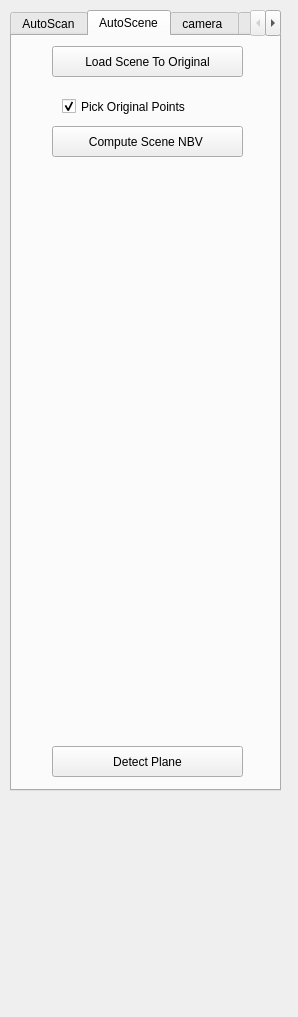
<?xml version="1.0" encoding="UTF-8"?>
<ui version="4.0">
 <class>camera_paras</class>
 <widget class="QWidget" name="camera_paras">
  <property name="geometry">
   <rect>
    <x>0</x>
    <y>0</y>
    <width>298</width>
    <height>1017</height>
   </rect>
  </property>
  <property name="windowTitle">
   <string>camera paras</string>
  </property>
  <widget class="QTabWidget" name="tabWidget">
   <property name="enabled">
    <bool>true</bool>
   </property>
   <property name="geometry">
    <rect>
     <x>10</x>
     <y>10</y>
     <width>271</width>
     <height>781</height>
    </rect>
   </property>
   <property name="currentIndex">
    <number>1</number>
   </property>
   <widget class="QWidget" name="tab_3">
    <attribute name="title">
     <string>AutoScan</string>
    </attribute>
    <widget class="QPushButton" name="step3_run_NBV">
     <property name="geometry">
      <rect>
       <x>20</x>
       <y>330</y>
       <width>221</width>
       <height>31</height>
      </rect>
     </property>
     <property name="text">
      <string>Step3: Compute NBV</string>
     </property>
    </widget>
    <widget class="QPushButton" name="step4_run_New_Scan">
     <property name="geometry">
      <rect>
       <x>20</x>
       <y>370</y>
       <width>221</width>
       <height>31</height>
      </rect>
     </property>
     <property name="text">
      <string>Step4: Run New Scan</string>
     </property>
    </widget>
    <widget class="QPushButton" name="pushButton_setup_initial_scans">
     <property name="geometry">
      <rect>
       <x>20</x>
       <y>250</y>
       <width>221</width>
       <height>31</height>
      </rect>
     </property>
     <property name="text">
      <string>Step1: Inital Scans</string>
     </property>
    </widget>
    <widget class="QPushButton" name="step2_run_Poisson_Confidence_original">
     <property name="geometry">
      <rect>
       <x>20</x>
       <y>290</y>
       <width>221</width>
       <height>31</height>
      </rect>
     </property>
     <property name="text">
      <string>Step2: Poisson-Confidence</string>
     </property>
    </widget>
    <widget class="Line" name="line_5">
     <property name="geometry">
      <rect>
       <x>10</x>
       <y>160</y>
       <width>231</width>
       <height>16</height>
      </rect>
     </property>
     <property name="orientation">
      <enum>Qt::Horizontal</enum>
     </property>
    </widget>
    <widget class="QLabel" name="label_3">
     <property name="geometry">
      <rect>
       <x>120</x>
       <y>180</y>
       <width>111</width>
       <height>20</height>
      </rect>
     </property>
     <property name="font">
      <font>
       <weight>75</weight>
       <bold>true</bold>
       <underline>false</underline>
       <strikeout>false</strikeout>
      </font>
     </property>
     <property name="text">
      <string>Virtual Scaning</string>
     </property>
     <property name="alignment">
      <set>Qt::AlignRight|Qt::AlignTrailing|Qt::AlignVCenter</set>
     </property>
    </widget>
    <widget class="QLabel" name="label_19">
     <property name="geometry">
      <rect>
       <x>-30</x>
       <y>10</y>
       <width>281</width>
       <height>16</height>
      </rect>
     </property>
     <property name="font">
      <font>
       <weight>75</weight>
       <bold>true</bold>
      </font>
     </property>
     <property name="text">
      <string>             Compute NBV For Real Scan</string>
     </property>
    </widget>
    <widget class="QPushButton" name="pushButton_load_to_model">
     <property name="geometry">
      <rect>
       <x>22</x>
       <y>211</y>
       <width>221</width>
       <height>31</height>
      </rect>
     </property>
     <property name="text">
      <string>Load Model (*.ply)</string>
     </property>
    </widget>
    <widget class="QPushButton" name="pushButton_load_to_mesh">
     <property name="geometry">
      <rect>
       <x>23</x>
       <y>32</y>
       <width>221</width>
       <height>31</height>
      </rect>
     </property>
     <property name="text">
      <string>Load Point Cloud Data (*.ply)</string>
     </property>
    </widget>
    <widget class="QPushButton" name="step2_run_Poisson_Confidence_original_2">
     <property name="geometry">
      <rect>
       <x>23</x>
       <y>72</y>
       <width>221</width>
       <height>31</height>
      </rect>
     </property>
     <property name="text">
      <string>Step1: Poisson-Confidence(Original)</string>
     </property>
    </widget>
    <widget class="QPushButton" name="step3_run_NBV_2">
     <property name="geometry">
      <rect>
       <x>23</x>
       <y>112</y>
       <width>221</width>
       <height>31</height>
      </rect>
     </property>
     <property name="text">
      <string>Step2: Compute NBV</string>
     </property>
    </widget>
    <widget class="QPushButton" name="pushButton_load_sdf_voxels">
     <property name="geometry">
      <rect>
       <x>20</x>
       <y>460</y>
       <width>221</width>
       <height>31</height>
      </rect>
     </property>
     <property name="text">
      <string>Load SDF Voxel</string>
     </property>
    </widget>
    <widget class="Line" name="line_6">
     <property name="geometry">
      <rect>
       <x>10</x>
       <y>430</y>
       <width>231</width>
       <height>16</height>
      </rect>
     </property>
     <property name="orientation">
      <enum>Qt::Horizontal</enum>
     </property>
    </widget>
    <widget class="QPushButton" name="pushButton_run_sdf_slice">
     <property name="geometry">
      <rect>
       <x>20</x>
       <y>570</y>
       <width>221</width>
       <height>31</height>
      </rect>
     </property>
     <property name="text">
      <string>SDF Slice</string>
     </property>
    </widget>
    <widget class="QCheckBox" name="checkBox_show_sdf_slice_X">
     <property name="geometry">
      <rect>
       <x>20</x>
       <y>530</y>
       <width>71</width>
       <height>16</height>
      </rect>
     </property>
     <property name="text">
      <string>Show X</string>
     </property>
    </widget>
    <widget class="QCheckBox" name="checkBox_show_sdf_slice_Y">
     <property name="geometry">
      <rect>
       <x>100</x>
       <y>530</y>
       <width>71</width>
       <height>16</height>
      </rect>
     </property>
     <property name="text">
      <string>Show Y</string>
     </property>
    </widget>
    <widget class="QCheckBox" name="checkBox_show_sdf_slice_Z">
     <property name="geometry">
      <rect>
       <x>190</x>
       <y>530</y>
       <width>71</width>
       <height>16</height>
      </rect>
     </property>
     <property name="text">
      <string>Show Z</string>
     </property>
    </widget>
   </widget>
   <widget class="QWidget" name="tab_4">
    <attribute name="title">
     <string>AutoScene</string>
    </attribute>
    <widget class="QPushButton" name="pushButton_detect_plane">
     <property name="geometry">
      <rect>
       <x>40</x>
       <y>710</y>
       <width>191</width>
       <height>31</height>
      </rect>
     </property>
     <property name="text">
      <string>Detect Plane</string>
     </property>
    </widget>
    <widget class="QPushButton" name="pushButton_load_scene">
     <property name="geometry">
      <rect>
       <x>40</x>
       <y>10</y>
       <width>191</width>
       <height>31</height>
      </rect>
     </property>
     <property name="text">
      <string>Load Scene To Original</string>
     </property>
    </widget>
    <widget class="QPushButton" name="pushButton_compute_scene_nbv">
     <property name="geometry">
      <rect>
       <x>40</x>
       <y>90</y>
       <width>191</width>
       <height>31</height>
      </rect>
     </property>
     <property name="text">
      <string>Compute Scene NBV </string>
     </property>
    </widget>
    <widget class="QCheckBox" name="checkBox_pick_original">
     <property name="geometry">
      <rect>
       <x>50</x>
       <y>60</y>
       <width>181</width>
       <height>21</height>
      </rect>
     </property>
     <property name="text">
      <string>Pick Original Points</string>
     </property>
     <property name="checked">
      <bool>true</bool>
     </property>
    </widget>
   </widget>
   <widget class="QWidget" name="tab">
    <attribute name="title">
     <string>camera </string>
    </attribute>
    <widget class="QPushButton" name="pushButton_compute_nbv">
     <property name="geometry">
      <rect>
       <x>28</x>
       <y>170</y>
       <width>201</width>
       <height>31</height>
      </rect>
     </property>
     <property name="text">
      <string>Compute Next Best View </string>
     </property>
    </widget>
    <widget class="QLabel" name="label_5">
     <property name="geometry">
      <rect>
       <x>10</x>
       <y>450</y>
       <width>211</width>
       <height>21</height>
      </rect>
     </property>
     <property name="text">
      <string>Merge scan results with Init-scan:</string>
     </property>
    </widget>
    <widget class="Line" name="line_2">
     <property name="geometry">
      <rect>
       <x>-22</x>
       <y>150</y>
       <width>311</width>
       <height>20</height>
      </rect>
     </property>
     <property name="orientation">
      <enum>Qt::Horizontal</enum>
     </property>
    </widget>
    <widget class="QCheckBox" name="checkBox_show_init_cameras">
     <property name="geometry">
      <rect>
       <x>120</x>
       <y>110</y>
       <width>91</width>
       <height>21</height>
      </rect>
     </property>
     <property name="text">
      <string>show cameras</string>
     </property>
    </widget>
    <widget class="QTableView" name="tableView_scan_results">
     <property name="geometry">
      <rect>
       <x>10</x>
       <y>469</y>
       <width>231</width>
       <height>191</height>
      </rect>
     </property>
    </widget>
    <widget class="QPushButton" name="pushButton_reset">
     <property name="geometry">
      <rect>
       <x>176</x>
       <y>708</y>
       <width>71</width>
       <height>31</height>
      </rect>
     </property>
     <property name="text">
      <string>Reset</string>
     </property>
    </widget>
    <widget class="QPushButton" name="pushButton_scan">
     <property name="geometry">
      <rect>
       <x>20</x>
       <y>400</y>
       <width>101</width>
       <height>31</height>
      </rect>
     </property>
     <property name="text">
      <string>Scan</string>
     </property>
    </widget>
    <widget class="QLabel" name="label_4">
     <property name="geometry">
      <rect>
       <x>18</x>
       <y>200</y>
       <width>211</width>
       <height>21</height>
      </rect>
     </property>
     <property name="text">
      <string>Choose scan candidates:</string>
     </property>
    </widget>
    <widget class="QPushButton" name="pushButton_merge_with_original">
     <property name="geometry">
      <rect>
       <x>6</x>
       <y>708</y>
       <width>131</width>
       <height>31</height>
      </rect>
     </property>
     <property name="text">
      <string>Merge With Original</string>
     </property>
    </widget>
    <widget class="QGroupBox" name="groupBox">
     <property name="geometry">
      <rect>
       <x>0</x>
       <y>10</y>
       <width>241</width>
       <height>101</height>
      </rect>
     </property>
     <property name="title">
      <string>Camera Parameters</string>
     </property>
     <widget class="QLabel" name="label_6">
      <property name="geometry">
       <rect>
        <x>20</x>
        <y>74</y>
        <width>111</width>
        <height>16</height>
       </rect>
      </property>
      <property name="text">
       <string>Distance To model:</string>
      </property>
     </widget>
     <widget class="QDoubleSpinBox" name="dist_to_model">
      <property name="geometry">
       <rect>
        <x>149</x>
        <y>73</y>
        <width>62</width>
        <height>22</height>
       </rect>
      </property>
      <property name="decimals">
       <number>10</number>
      </property>
      <property name="maximum">
       <double>100.000000000000000</double>
      </property>
      <property name="singleStep">
       <double>0.500000000000000</double>
      </property>
      <property name="value">
       <double>35.500000000000000</double>
      </property>
     </widget>
     <widget class="QDoubleSpinBox" name="horizon_dist">
      <property name="geometry">
       <rect>
        <x>150</x>
        <y>18</y>
        <width>62</width>
        <height>22</height>
       </rect>
      </property>
      <property name="decimals">
       <number>10</number>
      </property>
      <property name="maximum">
       <double>100.000000000000000</double>
      </property>
      <property name="singleStep">
       <double>1.000000000000000</double>
      </property>
      <property name="value">
       <double>14.000000000000000</double>
      </property>
     </widget>
     <widget class="QLabel" name="label_2">
      <property name="geometry">
       <rect>
        <x>20</x>
        <y>44</y>
        <width>111</width>
        <height>16</height>
       </rect>
      </property>
      <property name="text">
       <string>Vertical Range :</string>
      </property>
     </widget>
     <widget class="QLabel" name="label">
      <property name="geometry">
       <rect>
        <x>20</x>
        <y>20</y>
        <width>111</width>
        <height>16</height>
       </rect>
      </property>
      <property name="text">
       <string>Horizontal Range :</string>
      </property>
     </widget>
     <widget class="QDoubleSpinBox" name="vertical_dist">
      <property name="geometry">
       <rect>
        <x>150</x>
        <y>44</y>
        <width>62</width>
        <height>22</height>
       </rect>
      </property>
      <property name="decimals">
       <number>10</number>
      </property>
      <property name="maximum">
       <double>100.000000000000000</double>
      </property>
      <property name="singleStep">
       <double>1.000000000000000</double>
      </property>
      <property name="value">
       <double>18.000000000000000</double>
      </property>
     </widget>
    </widget>
    <widget class="QPushButton" name="pushButton_initial_scan">
     <property name="geometry">
      <rect>
       <x>0</x>
       <y>120</y>
       <width>101</width>
       <height>31</height>
      </rect>
     </property>
     <property name="text">
      <string>Initial Scan</string>
     </property>
    </widget>
    <widget class="Line" name="line">
     <property name="geometry">
      <rect>
       <x>10</x>
       <y>440</y>
       <width>241</width>
       <height>20</height>
      </rect>
     </property>
     <property name="orientation">
      <enum>Qt::Horizontal</enum>
     </property>
    </widget>
    <widget class="QTableView" name="tableView_scan_candidates">
     <property name="geometry">
      <rect>
       <x>10</x>
       <y>220</y>
       <width>231</width>
       <height>171</height>
      </rect>
     </property>
    </widget>
    <widget class="Line" name="line_4">
     <property name="geometry">
      <rect>
       <x>16</x>
       <y>739</y>
       <width>231</width>
       <height>16</height>
      </rect>
     </property>
     <property name="orientation">
      <enum>Qt::Horizontal</enum>
     </property>
    </widget>
    <widget class="QDoubleSpinBox" name="doubleSpinBox_merge_confidence_threshold">
     <property name="geometry">
      <rect>
       <x>170</x>
       <y>680</y>
       <width>62</width>
       <height>22</height>
      </rect>
     </property>
     <property name="decimals">
      <number>10</number>
     </property>
     <property name="maximum">
      <double>1.000000000000000</double>
     </property>
     <property name="singleStep">
      <double>0.050000000000000</double>
     </property>
     <property name="value">
      <double>0.900000000000000</double>
     </property>
    </widget>
    <widget class="QLabel" name="label_15">
     <property name="geometry">
      <rect>
       <x>30</x>
       <y>680</y>
       <width>111</width>
       <height>16</height>
      </rect>
     </property>
     <property name="text">
      <string>merge threshold:</string>
     </property>
    </widget>
    <widget class="QPushButton" name="pushButton_show_candidate_index">
     <property name="geometry">
      <rect>
       <x>140</x>
       <y>400</y>
       <width>101</width>
       <height>31</height>
      </rect>
     </property>
     <property name="text">
      <string>Show Index</string>
     </property>
    </widget>
    <widget class="QCheckBox" name="checkBox_show_camera_border">
     <property name="geometry">
      <rect>
       <x>120</x>
       <y>140</y>
       <width>181</width>
       <height>21</height>
      </rect>
     </property>
     <property name="text">
      <string>show camera border</string>
     </property>
    </widget>
   </widget>
   <widget class="QWidget" name="tab_2">
    <attribute name="title">
     <string>NBV</string>
    </attribute>
    <widget class="QGroupBox" name="groupBox_2">
     <property name="geometry">
      <rect>
       <x>10</x>
       <y>150</y>
       <width>221</width>
       <height>171</height>
      </rect>
     </property>
     <property name="title">
      <string>preprocess</string>
     </property>
     <widget class="QPushButton" name="pushButton_build_grid">
      <property name="geometry">
       <rect>
        <x>28</x>
        <y>20</y>
        <width>181</width>
        <height>31</height>
       </rect>
      </property>
      <property name="text">
       <string>Build Grid</string>
      </property>
     </widget>
     <widget class="QPushButton" name="pushButton_propagate">
      <property name="geometry">
       <rect>
        <x>28</x>
        <y>90</y>
        <width>181</width>
        <height>31</height>
       </rect>
      </property>
      <property name="text">
       <string>propagate all</string>
      </property>
     </widget>
     <widget class="QPushButton" name="pushButton_propagate_one">
      <property name="geometry">
       <rect>
        <x>30</x>
        <y>130</y>
        <width>111</width>
        <height>31</height>
       </rect>
      </property>
      <property name="text">
       <string>propagate one</string>
      </property>
     </widget>
     <widget class="QPushButton" name="pushButton_grid_segment">
      <property name="geometry">
       <rect>
        <x>28</x>
        <y>55</y>
        <width>181</width>
        <height>31</height>
       </rect>
      </property>
      <property name="text">
       <string>Grid Segment</string>
      </property>
     </widget>
     <widget class="QDoubleSpinBox" name="propagate_one_point_index">
      <property name="geometry">
       <rect>
        <x>150</x>
        <y>134</y>
        <width>71</width>
        <height>22</height>
       </rect>
      </property>
      <property name="decimals">
       <number>2</number>
      </property>
      <property name="maximum">
       <double>10000000.000000000000000</double>
      </property>
      <property name="singleStep">
       <double>1.000000000000000</double>
      </property>
      <property name="value">
       <double>0.000000000000000</double>
      </property>
     </widget>
    </widget>
    <widget class="QDoubleSpinBox" name="view_grid_resolution">
     <property name="geometry">
      <rect>
       <x>180</x>
       <y>340</y>
       <width>62</width>
       <height>22</height>
      </rect>
     </property>
     <property name="decimals">
      <number>2</number>
     </property>
     <property name="maximum">
      <double>1000.000000000000000</double>
     </property>
     <property name="singleStep">
      <double>1.000000000000000</double>
     </property>
     <property name="value">
      <double>0.000000000000000</double>
     </property>
    </widget>
    <widget class="QLabel" name="label_7">
     <property name="geometry">
      <rect>
       <x>20</x>
       <y>340</y>
       <width>141</width>
       <height>16</height>
      </rect>
     </property>
     <property name="text">
      <string>View Grid resolution :</string>
     </property>
    </widget>
    <widget class="QCheckBox" name="use_other_inside_segment">
     <property name="geometry">
      <rect>
       <x>30</x>
       <y>430</y>
       <width>201</width>
       <height>16</height>
      </rect>
     </property>
     <property name="text">
      <string>use_other_inside_segment</string>
     </property>
    </widget>
    <widget class="QCheckBox" name="use_confidence_Separation">
     <property name="geometry">
      <rect>
       <x>28</x>
       <y>520</y>
       <width>201</width>
       <height>16</height>
      </rect>
     </property>
     <property name="text">
      <string>use_confidence_seperation</string>
     </property>
    </widget>
    <widget class="QDoubleSpinBox" name="max_ray_steps">
     <property name="geometry">
      <rect>
       <x>180</x>
       <y>370</y>
       <width>62</width>
       <height>22</height>
      </rect>
     </property>
     <property name="decimals">
      <number>2</number>
     </property>
     <property name="maximum">
      <double>1000.000000000000000</double>
     </property>
     <property name="singleStep">
      <double>1.000000000000000</double>
     </property>
     <property name="value">
      <double>0.000000000000000</double>
     </property>
    </widget>
    <widget class="QLabel" name="label_8">
     <property name="geometry">
      <rect>
       <x>20</x>
       <y>370</y>
       <width>131</width>
       <height>20</height>
      </rect>
     </property>
     <property name="text">
      <string>Max ray steps para :</string>
     </property>
    </widget>
    <widget class="QCheckBox" name="need_more_overlaps">
     <property name="geometry">
      <rect>
       <x>30</x>
       <y>460</y>
       <width>201</width>
       <height>16</height>
      </rect>
     </property>
     <property name="text">
      <string>Need More Overlaps</string>
     </property>
    </widget>
    <widget class="QCheckBox" name="use_max_propagation">
     <property name="geometry">
      <rect>
       <x>30</x>
       <y>490</y>
       <width>201</width>
       <height>16</height>
      </rect>
     </property>
     <property name="text">
      <string>use_max_propagation</string>
     </property>
    </widget>
    <widget class="QPushButton" name="extract_view_candidates">
     <property name="geometry">
      <rect>
       <x>40</x>
       <y>550</y>
       <width>181</width>
       <height>21</height>
      </rect>
     </property>
     <property name="text">
      <string>Extract View Candidates</string>
     </property>
    </widget>
    <widget class="QPushButton" name="cluster_view_candidates">
     <property name="geometry">
      <rect>
       <x>40</x>
       <y>640</y>
       <width>181</width>
       <height>21</height>
      </rect>
     </property>
     <property name="text">
      <string>Cluster View Candidates</string>
     </property>
    </widget>
    <widget class="QPushButton" name="pushButton_extract_views_into_bins">
     <property name="geometry">
      <rect>
       <x>40</x>
       <y>580</y>
       <width>181</width>
       <height>21</height>
      </rect>
     </property>
     <property name="text">
      <string>Extract Views Into Bins</string>
     </property>
    </widget>
    <widget class="QPushButton" name="update_view_directions">
     <property name="geometry">
      <rect>
       <x>40</x>
       <y>730</y>
       <width>181</width>
       <height>21</height>
      </rect>
     </property>
     <property name="text">
      <string>Update View Directions</string>
     </property>
    </widget>
    <widget class="QPushButton" name="pushButton_set_iso_bottom_confidence">
     <property name="geometry">
      <rect>
       <x>40</x>
       <y>700</y>
       <width>181</width>
       <height>21</height>
      </rect>
     </property>
     <property name="text">
      <string>Set Iso Bottom Confidence</string>
     </property>
    </widget>
    <widget class="QDoubleSpinBox" name="doubleSpinBox_bottom_delta">
     <property name="geometry">
      <rect>
       <x>150</x>
       <y>670</y>
       <width>62</width>
       <height>22</height>
      </rect>
     </property>
     <property name="maximum">
      <double>10.000000000000000</double>
     </property>
     <property name="singleStep">
      <double>0.200000000000000</double>
     </property>
    </widget>
    <widget class="QLabel" name="label_9">
     <property name="geometry">
      <rect>
       <x>44</x>
       <y>671</y>
       <width>101</width>
       <height>16</height>
      </rect>
     </property>
     <property name="text">
      <string>Bottom Delta:</string>
     </property>
    </widget>
    <widget class="QGroupBox" name="groupBox_3">
     <property name="geometry">
      <rect>
       <x>10</x>
       <y>10</y>
       <width>241</width>
       <height>131</height>
      </rect>
     </property>
     <property name="title">
      <string>Camera parameters</string>
     </property>
     <widget class="QLabel" name="label_11">
      <property name="geometry">
       <rect>
        <x>12</x>
        <y>21</y>
        <width>111</width>
        <height>16</height>
       </rect>
      </property>
      <property name="text">
       <string>far distance(cm) :</string>
      </property>
     </widget>
     <widget class="QDoubleSpinBox" name="doubleSpinBox_near_distance">
      <property name="geometry">
       <rect>
        <x>175</x>
        <y>45</y>
        <width>62</width>
        <height>22</height>
       </rect>
      </property>
      <property name="value">
       <double>17.000000000000000</double>
      </property>
     </widget>
     <widget class="QDoubleSpinBox" name="doubleSpinBox_far_distance">
      <property name="geometry">
       <rect>
        <x>175</x>
        <y>20</y>
        <width>62</width>
        <height>22</height>
       </rect>
      </property>
      <property name="value">
       <double>30.000000000000000</double>
      </property>
     </widget>
     <widget class="QLabel" name="label_12">
      <property name="geometry">
       <rect>
        <x>13</x>
        <y>47</y>
        <width>121</width>
        <height>16</height>
       </rect>
      </property>
      <property name="text">
       <string>near distance(cm) :</string>
      </property>
     </widget>
     <widget class="QLabel" name="label_13">
      <property name="geometry">
       <rect>
        <x>13</x>
        <y>70</y>
        <width>161</width>
        <height>16</height>
       </rect>
      </property>
      <property name="text">
       <string>predicted model size(cm) :</string>
      </property>
     </widget>
     <widget class="QDoubleSpinBox" name="doubleSpinBox_predicted_model_size">
      <property name="geometry">
       <rect>
        <x>175</x>
        <y>70</y>
        <width>62</width>
        <height>22</height>
       </rect>
      </property>
      <property name="value">
       <double>20.000000000000000</double>
      </property>
     </widget>
     <widget class="QDoubleSpinBox" name="doubleSpinBox_optimal_plane_width">
      <property name="geometry">
       <rect>
        <x>170</x>
        <y>100</y>
        <width>61</width>
        <height>22</height>
       </rect>
      </property>
      <property name="decimals">
       <number>8</number>
      </property>
      <property name="singleStep">
       <double>0.000100000000000</double>
      </property>
      <property name="value">
       <double>20.000000000000000</double>
      </property>
     </widget>
     <widget class="QLabel" name="label_14">
      <property name="geometry">
       <rect>
        <x>8</x>
        <y>100</y>
        <width>161</width>
        <height>16</height>
       </rect>
      </property>
      <property name="text">
       <string>Optimal plane width(cm) :</string>
      </property>
     </widget>
     <widget class="QPushButton" name="pushButton_get_model_size">
      <property name="geometry">
       <rect>
        <x>140</x>
        <y>70</y>
        <width>31</width>
        <height>23</height>
       </rect>
      </property>
      <property name="text">
       <string>get</string>
      </property>
     </widget>
    </widget>
    <widget class="QDoubleSpinBox" name="ray_resolution_para">
     <property name="geometry">
      <rect>
       <x>180</x>
       <y>400</y>
       <width>62</width>
       <height>22</height>
      </rect>
     </property>
     <property name="decimals">
      <number>2</number>
     </property>
     <property name="maximum">
      <double>1000.000000000000000</double>
     </property>
     <property name="singleStep">
      <double>1.000000000000000</double>
     </property>
     <property name="value">
      <double>0.000000000000000</double>
     </property>
    </widget>
    <widget class="QLabel" name="label_10">
     <property name="geometry">
      <rect>
       <x>20</x>
       <y>400</y>
       <width>131</width>
       <height>20</height>
      </rect>
     </property>
     <property name="text">
      <string>Ray resolution para :</string>
     </property>
    </widget>
    <widget class="QPushButton" name="pushButton_view_prune">
     <property name="geometry">
      <rect>
       <x>40</x>
       <y>610</y>
       <width>91</width>
       <height>21</height>
      </rect>
     </property>
     <property name="text">
      <string>View Prune</string>
     </property>
    </widget>
    <widget class="QDoubleSpinBox" name="doubleSpinBox_view_prune_confidence_threshold">
     <property name="geometry">
      <rect>
       <x>150</x>
       <y>610</y>
       <width>62</width>
       <height>22</height>
      </rect>
     </property>
     <property name="maximum">
      <double>10.000000000000000</double>
     </property>
     <property name="singleStep">
      <double>0.200000000000000</double>
     </property>
    </widget>
   </widget>
  </widget>
 </widget>
 <resources/>
 <connections/>
</ui>
